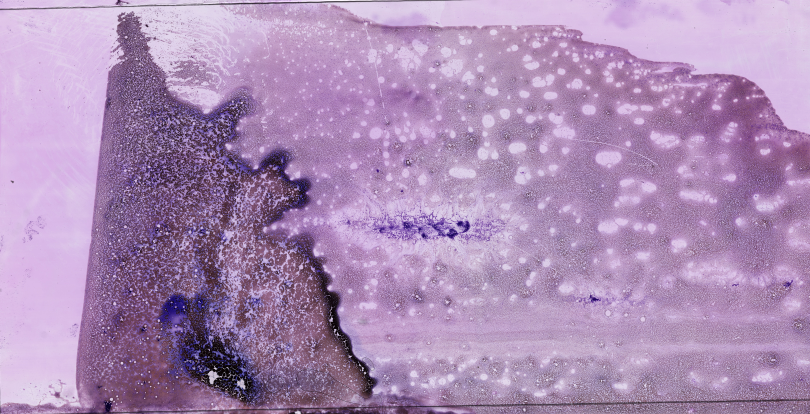
#> input picture marrow_boxing.png, 1620 x 828 px (shown at 1/2 size)
$ python -i masking.py   (imports and definitions only)
#> lines starting #> are read from the running program, lines starting #| are printed output that depends on the picture; after the words box and inside, x2 and y2 are one past the last pixel; in counts of white or black regions, pixels touching at a corner belong together
### build/lib/WCW/brain/statistics.py
####################################################################################################
# Imports ##########################################################################################
####################################################################################################

# Outside imports ##################################################################################`
import numpy as np
import pandas as pd
import statsmodels.api as sm

# Within package imports ###########################################################################
from WCW.resources.assumptions import *


def last_min_before_last_max(local_minima, local_maxima, last_n=1):
    """Returns the last local minimum before the last local maximum.
    This is a computation needed for background removal. """

    if not local_minima:
        raise ValueError("last_min_before_last_max: local_minima is empty")
        # print("UserWarning: last_min_before_last_max: local_minima is empty, default value 255 is returned")
        # return 255

    # if last_n is larger than the length of local_maxima, then reduce it by 1 until it is smaller than the length of local_maxima
    while last_n > len(local_maxima):
        last_n -= 1

    if last_n == 0:
        raise ValueError("last_min_before_last_max: last_n is 0")
        # print("UserWarning: last_min_before_last_max: last_n is 0, default value 255 is returned")
        # return 255

    for i in range(len(local_minima)-1, -1, -1):
        if local_minima[i] < local_maxima[-last_n]:
            return local_minima[i]

    raise ValueError(
        "last_min_before_last_max: no local minimum is found before the last_n local maximum")


def first_min_after_first_max(local_minima, local_maxima, first_n=2):
    """Returns the first local minimum after the first local maximum.
    This is a computation needed for obstructor removal. """

    if not local_minima:
        raise ValueError("first_min_after_first_max: local_minima is empty")
        # print("UserWarning: first_min_after_first_max: local_minima is empty, default value 0 is returned.")
        # return 0

    # if first_n is larger than the length of local_maxima, then reduce it by 1 until it is smaller than the length of local_maxima
    while first_n > len(local_maxima):
        first_n -= 1

    if first_n == 0:
        raise ValueError("first_min_after_first_max: first_n is 0")
        # print("UserWarning: first_min_after_first_max: first_n is 0, default value 0 is returned.")
        # return 0

    for i in range(len(local_minima)):
        if local_minima[i] > local_maxima[first_n-1]:
            return local_minima[i]

    raise ValueError(
        "first_min_after_first_max: no local minimum is found after the first_n local maximum")


# [45 lines left out: function focus_region_filtering, not called in this run]

### build/lib/WCW/vision/masking.py
####################################################################################################
# Imports ##########################################################################################
####################################################################################################

# Within package imports ###########################################################################
from WCW.brain.statistics import first_min_after_first_max, last_min_before_last_max

# External imports ################################################################################
import numpy as np
import pandas as pd
import cv2
import matplotlib.pyplot as plt


####################################################################################################
# Functions ########################################################################################
####################################################################################################


def get_obstructor_mask(image,
                        erosion_radius=25,
                        median_blur_size=25,
                        verbose=False,
                        first_n=2,
                        apply_blur=False):
    """ Returns a mask that covers the complement of the obstructor in the image.
    The image is always assumed to be a PIL RGB image. """

    image = np.array(image)
    image = cv2.cvtColor(image, cv2.COLOR_RGB2BGR)

    # Convert the image to grayscale
    gray_image = cv2.cvtColor(image, cv2.COLOR_BGR2GRAY)

    # Create a histogram of the pixel intensities of the image
    bins = 64
    histogram = cv2.calcHist([gray_image], [0], None, [bins], [0, 256])

    # Calculate the bin midpoints
    bin_midpoints = np.linspace(0, 256, bins+1)[1:] - (256/bins/2)

    if apply_blur:
        # Apply a Gaussian blur to the function
        histogram = cv2.GaussianBlur(histogram, (5, 5), 0)

    if verbose:
        # Display the histogram
        plt.figure()
        plt.title("Grayscale Histogram")
        plt.xlabel("Bins")
        plt.ylabel("# of Pixels")
        plt.plot(bin_midpoints, histogram)
        plt.xlim([0, 256])
        plt.show()

    # There are multiple peaks in the histogram
    # The first peak is the covering label and we want to find a mask that covers the covering label
    # The last peak is the background and we want to find a mask that covers the background

    # grab a list of local minima positions and a list of local maxima positions
    # the first local minima is the first peak, which is the covering label
    # the last local maxima is the last peak, which is the background

    # find the local minima
    local_minima = []
    for i in range(1, len(histogram)-1):

        if histogram[i-1] > histogram[i] < histogram[i+1]:
            local_minima.append(bin_midpoints[i])

    # find the local maxima
    local_maxima = []
    for i in range(0, len(histogram)-1):

        # if the index is the left most boundary, then no need to compare the left value
        if i == 0:
            if histogram[i] > histogram[i+1]:
                local_maxima.append(bin_midpoints[i])
        elif histogram[i-1] < histogram[i] > histogram[i+1]:
            local_maxima.append(bin_midpoints[i])

    if verbose:
        # plot the local minimum and maximum positions, minima are blue, maxima are red
        # plot the minimal maxima positions as vertical lines
        # make the line corresponding to first_min_after_first_max(local_minima, local_maxima) longer than the rest
        plt.figure()
        plt.title("Local Minima and Maxima")
        plt.xlabel("Bins")
        plt.ylabel("# of Pixels")
        plt.plot(bin_midpoints, histogram)
        plt.xlim([0, 256])
        plt.vlines(first_min_after_first_max(local_minima, local_maxima,
                   first_n=first_n), 0, max(histogram), colors="g")
        plt.vlines(local_minima, 0, 1000, colors="b")
        plt.vlines(local_maxima, 0, 3000, colors="r")
        plt.show()

    # get a mask that contains all pixels with intensity smaller than the first local minimum right after the first peak
    mask = np.zeros(gray_image.shape, dtype="uint8")
    mask[gray_image < first_min_after_first_max(
        local_minima, local_maxima, first_n=first_n)] = 255

    if verbose:
        # display the mask
        plt.figure()
        plt.title("Mask")
        plt.imshow(mask, cmap="gray")
        plt.show()

    # Now we use the mask to mask the image.
    # Start by applying a median blur to the mask to get rid of salt and pepper noises
    mask = cv2.medianBlur(mask, median_blur_size)

    if verbose:
        # display the mask
        plt.figure()
        plt.title("Median Blurred Mask")
        plt.imshow(mask, cmap="gray")
        plt.show()

    # Then invert the mask
    mask = cv2.bitwise_not(mask)

    # Then thin the mask to get rid of the obstructor
    kernel = np.ones((erosion_radius, erosion_radius), np.uint8)
    mask = cv2.erode(mask, kernel, iterations=1)

    if verbose:
        # display the mask
        plt.figure()
        plt.title("Eroded Mask")
        plt.imshow(mask, cmap="gray")
        plt.show()

    return mask


def get_white_mask(image, verbose=False):
    """ Return a mask covering the whitest region of the image.
    The image is always assumed to be a PIL RGB image. """

    image = np.array(image)
    image = cv2.cvtColor(image, cv2.COLOR_RGB2BGR)

    # Convert the image to grayscale
    gray_image = cv2.cvtColor(image, cv2.COLOR_BGR2GRAY)

    # Create a histogram of the pixel intensities of the image
    bins = 64
    histogram = cv2.calcHist([gray_image], [0], None, [bins], [0, 256])

    # Calculate the bin midpoints
    bin_midpoints = np.linspace(0, 256, bins+1)[1:] - (256/bins/2)

    # Smooth out the histogram to remove small ups and downs but keep the large peaks
    histogram = cv2.GaussianBlur(histogram, (5, 5), 0)

    if verbose:
        # Display the histogram
        plt.figure()
        plt.title("Grayscale Histogram")
        plt.xlabel("Bins")
        plt.ylabel("# of Pixels")
        plt.plot(bin_midpoints, histogram)
        plt.xlim([0, 256])
        plt.show()

    # There are multiple peaks in the histogram
    # The first peak is the covering label and we want to find a mask that covers the covering label
    # The last peak is the background and we want to find a mask that covers the background

    # grab a list of local minima positions and a list of local maxima positions
    # the first local minima is the first peak, which is the covering label
    # the last local maxima is the last peak, which is the background

    # find the local minima
    local_minima = []
    for i in range(1, len(histogram)-1):

        if histogram[i-1] > histogram[i] < histogram[i+1]:
            local_minima.append(bin_midpoints[i])

    # find the local maxima
    local_maxima = []
    for i in range(0, len(histogram)-1):

        # if the index is the left most boundary, then no need to compare the left value
        if i == 0:
            if histogram[i] > histogram[i+1]:
                local_maxima.append(bin_midpoints[i])
        elif histogram[i-1] < histogram[i] > histogram[i+1]:
            local_maxima.append(bin_midpoints[i])

    if verbose:
        # plot the local minimum and maximum positions, minima are blue, maxima are red
        # plot the minimal maxima positions as vertical lines
        # make the line corresponding to first_min_after_first_max(local_minima, local_maxima) longer than the rest
        plt.figure()
        plt.title("Local Minima and Maxima")
        plt.xlabel("Bins")
        plt.ylabel("# of Pixels")
        plt.plot(bin_midpoints, histogram)
        plt.xlim([0, 256])
        plt.vlines(last_min_before_last_max(
            local_minima, local_maxima), 0, max(histogram), colors="g")
        plt.vlines(local_minima, 0, 1000, colors="b")
        plt.vlines(local_maxima, 0, 3000, colors="r")
        plt.show()

    # get a mask that contains all pixels with intensity smaller than the first local minimum right after the first peak
    mask = np.zeros(gray_image.shape, dtype="uint8")
    mask[gray_image > last_min_before_last_max(
        local_minima, local_maxima)] = 255

    if verbose:
        # display the mask
        plt.figure()
        plt.title("Mask")
        plt.imshow(mask, cmap="gray")
        plt.show()

    return mask


# [94 lines left out: functions get_background_mask, otsu_white_mask, not called in this run]


def get_top_view_mask(image,
                      obstructor_mask=None,
                      white_mask=None,
                      patch_size=64,
                      min_specimen_area_prop=0.25,
                      verbose=False):
    """ This will give you a top view mask that decides which are good regions to look at.
    The image is always assumed to be a PIL RGB image."""

    # get the obstructor mask
    if obstructor_mask is None:
        obstructor_mask = get_obstructor_mask(image, verbose=False)

    if verbose:
        # display the obstructor mask
        plt.imshow(obstructor_mask, cmap="gray")
        plt.show()

    # get the white mask
    if white_mask is None:
        white_mask = get_white_mask(image, verbose=False)

    if verbose:
        # display the white mask's complement
        plt.imshow(cv2.bitwise_not(white_mask), cmap="gray")
        plt.show()

    # display the white mask's complement intersected with the obstructor mask, only white if both white and obstructor are white
    mask = cv2.bitwise_and(cv2.bitwise_not(white_mask), obstructor_mask)

    if verbose:
        # display the mask
        plt.imshow(mask, cmap="gray")
        plt.show()

    # tile the image into 64x64 patches, if the patch is out of bound, disregard it
    # get a dictionary, which contains the patch coordinates of the top-left corner as keys and the patch images as values

    patch_dict = {}


    top_view_np = np.array(image)
    top_view_np = cv2.cvtColor(top_view_np, cv2.COLOR_RGB2BGR)

    # the padding should be equal on both sides, so that the patch is centered

    padding_x = (patch_size - top_view_np.shape[0] % patch_size) // 2
    padding_y = (patch_size - top_view_np.shape[1] % patch_size) // 2

    for x in range(padding_x, top_view_np.shape[1], patch_size):
        for y in range(padding_y, top_view_np.shape[0], patch_size):
            if x + patch_size <= top_view_np.shape[1] and y + patch_size <= top_view_np.shape[0]:
                patch_dict[(x, y)] = top_view_np[y:y +
                                                 patch_size, x:x+patch_size]

    min_specimen_area = patch_size * patch_size * min_specimen_area_prop

    # if more the min_specimen_area of the patch is covered by the mask, then keep it from the dictionary, otherwise, remove it
    for key in list(patch_dict.keys()):
        patch = patch_dict[key]
        patch_mask = mask[key[1]:key[1]+patch_size, key[0]:key[0]+patch_size]
        if cv2.countNonZero(patch_mask) < min_specimen_area:
            patch_dict.pop(key)

    # now the remaining patches, put em together into a big new mask
    new_mask = np.zeros(top_view_np.shape[:2], dtype="uint8")

    for key in patch_dict.keys():
        x, y = key
        new_mask[y:y+patch_size, x:x+patch_size] = 255

    if verbose:
        # display the new mask
        plt.imshow(new_mask, cmap="gray")
        plt.show()

    # take an intersection of the new mask with the obstructor mask
    new_mask = cv2.bitwise_and(new_mask, obstructor_mask)

    if verbose:
        # Assuming 'image' is your original image and 'new_mask' is your binary mask
        image_rgb = cv2.cvtColor(top_view_np, cv2.COLOR_BGR2RGB)

        # Create a fully green image of the same size as your original image
        green_image = np.zeros_like(image_rgb)
        green_image[..., 1] = 255  # Set the green channel to maximum

        # Overlay the green on places where the mask is white, using alpha blending
        overlay = np.where(new_mask[:, :, None].astype(bool), green_image, 0)
        final_image = cv2.addWeighted(image_rgb, 1, overlay, 0.2, 0)

        plt.imshow(final_image)
        plt.show()

        # show the new mask
        plt.imshow(new_mask, cmap="gray")
        plt.show()

    # make sure the new mask is binary with only value 0 and 255 if not raise a ValueError
    if not (np.unique(new_mask) == np.array([0, 255])).all():
        raise ValueError("new_mask is not binary")

    # check that image has the same dimensions as new_mask
    if top_view_np.shape[:2] != new_mask.shape:
        raise ValueError("image and new_mask have different dimensions")

    return new_mask

>>> import cv2
>>> picture = cv2.cvtColor(cv2.imread('../../../../marrow_boxing.png'), cv2.COLOR_BGR2RGB)
>>> result = get_top_view_mask(picture)
#> in get_obstructor_mask, image is the input picture: shape (828, 1620, 3); mean B, G, R 181.1, 141, 171.5
#> in get_obstructor_mask, `gray_image = cv2.cvtColor(image, cv2.COLOR_BGR2GRAY)`:
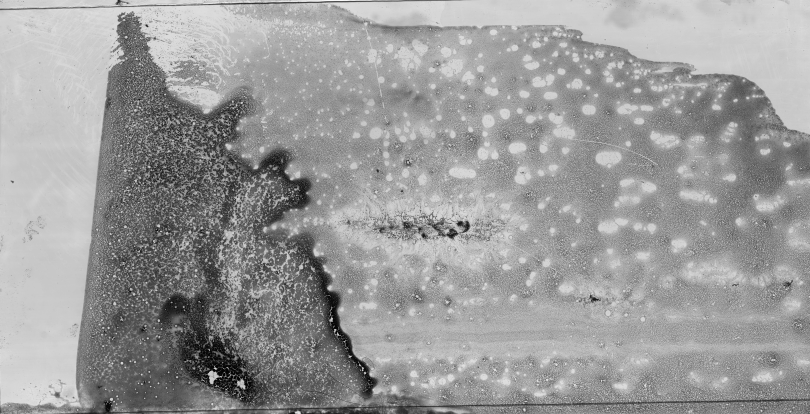
#> gray_image: shape (828, 1620) (shown at 1/2 size); min 0, max 255, mean 154.7
#> in get_obstructor_mask, `histogram = cv2.calcHist([gray_image], [0], None, [bins], [0, 256])`: histogram = 64 values, max 92164 at index 50, min 38 at index 59, mean 20958.8
#> the loop in get_obstructor_mask, `for i in range(1, len(histogram)-1): ` made 62 passes
#> after the loop in get_obstructor_mask, `for i in range(1, len(histogram)-1):`: local_minima = [18, 194, 238, 246]
#> the loop in get_obstructor_mask, `for i in range(0, len(histogram)-1):` made 63 passes
#> after the loop in get_obstructor_mask, `for i in range(0, len(histogram)-1):`: local_maxima = [6, 166, 202, 242]
#> in get_top_view_mask, `obstructor_mask = get_obstructor_mask(image, verbose=False)`:
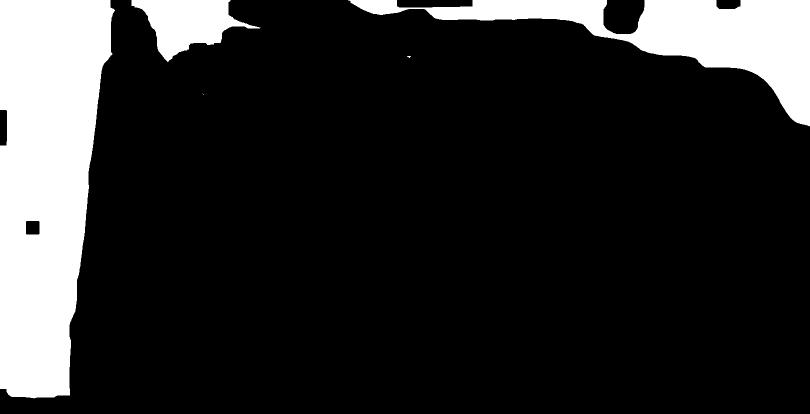
#> obstructor_mask: shape (828, 1620) (shown at 1/2 size); 16.5% white; 6 white regions (3 under 20 px), largest, box (x1, y1, x2, y2) and area: (0, 0, 230, 797) 138232, (696, 0, 1620, 253) 67522, (263, 0, 521, 124) 15759
#> in get_white_mask, `histogram = cv2.GaussianBlur(histogram, (5, 5), 0)`: histogram = 64 values, max 73756.3 at index 50, min 49.19 at index 60, mean 20965.9
#> the loop in get_white_mask, `for i in range(1, len(histogram)-1): ` made 62 passes
#> after the loop in get_white_mask, `for i in range(1, len(histogram)-1):`: local_minima = [14, 190, 242]
#> the loop in get_white_mask, `for i in range(0, len(histogram)-1):` made 63 passes
#> after the loop in get_white_mask, `for i in range(0, len(histogram)-1):`: local_maxima = [10, 162, 202]
#> in get_top_view_mask, `white_mask = get_white_mask(image, verbose=False)`:
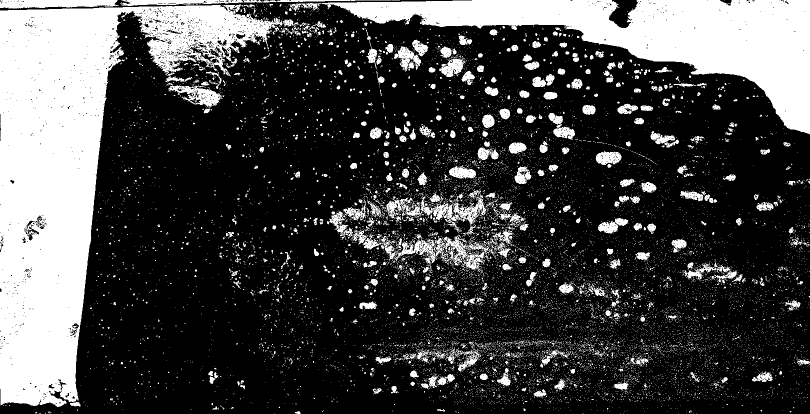
#> white_mask: shape (828, 1620) (shown at 1/2 size); 26.9% white; 13447 white regions (12943 under 20 px), largest, box (x1, y1, x2, y2) and area: (0, 9, 565, 814) 169495, (644, 0, 1620, 269) 87375, (787, 472, 989, 544) 4720
#> in get_top_view_mask, `mask = cv2.bitwise_and(cv2.bitwise_not(white_mask), obstructor_mask)`:
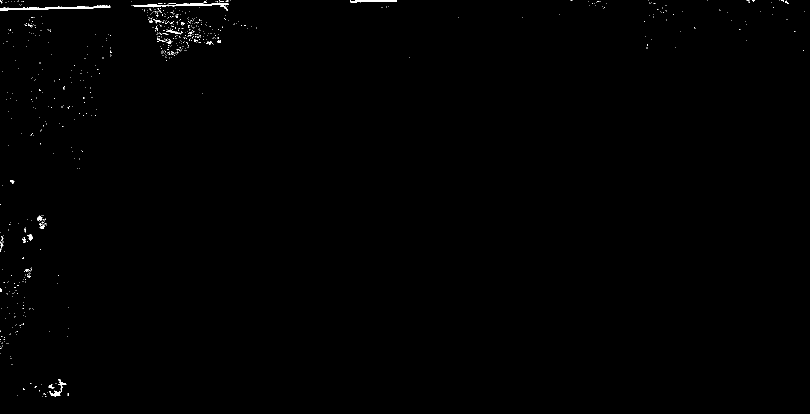
#> mask: shape (828, 1620) (shown at 1/2 size); 0.32% white; 700 white regions (680 under 20 px), largest, box (x1, y1, x2, y2) and area: (0, 11, 221, 21) 803, (265, 5, 457, 21) 676, (700, 0, 794, 5) 287
#> after the loop in get_top_view_mask, `for x in range(padding_x, top_view_np.shape[1], patch_size):`: patch_dict = 300 items
#> the loop in get_top_view_mask, `for key in list(patch_dict.keys()):` made 300 passes
#> key on passes 1 to 3: (2, 22), (2, 86), (2, 150)
#> pass 1, in get_top_view_mask, `patch = patch_dict[key]`:
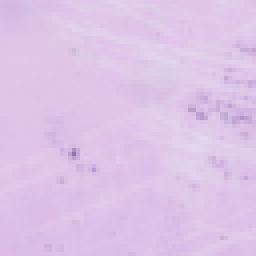
#> patch: shape (64, 64, 3) (shown 4 times larger); mean of channels 0, 1, 2 231.5, 196.3, 221.5; drawn as B, G, R
#> pass 1, in get_top_view_mask, `patch_mask = mask[key[1]:key[1]+patch_size, key[0]:key[0]+patch_size]`:
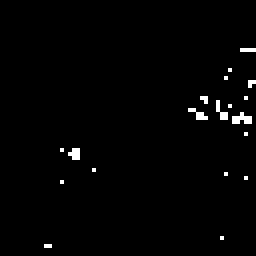
#> patch_mask: shape (64, 64) (shown 4 times larger); 1.3% white in thin lines or dots, all inside (x1, y1, x2, y2) = (11, 12, 64, 62)
#> pass 2, in get_top_view_mask, `patch_mask = mask[key[1]:key[1]+patch_size, key[0]:key[0]+patch_size]`:
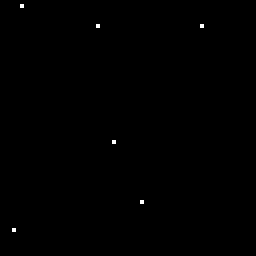
#> patch_mask: shape (64, 64) (shown 4 times larger); 0.15% white in thin lines or dots, all inside (x1, y1, x2, y2) = (3, 1, 51, 58)
#> after the loop in get_top_view_mask, `for key in list(patch_dict.keys()):`: patch_dict = 0 items
#> after the loop in get_top_view_mask, `for key in patch_dict.keys():`: new_mask: shape (828, 1620); every value is 0
#> (the run stopped early here; a loop or call above may not have finished)
